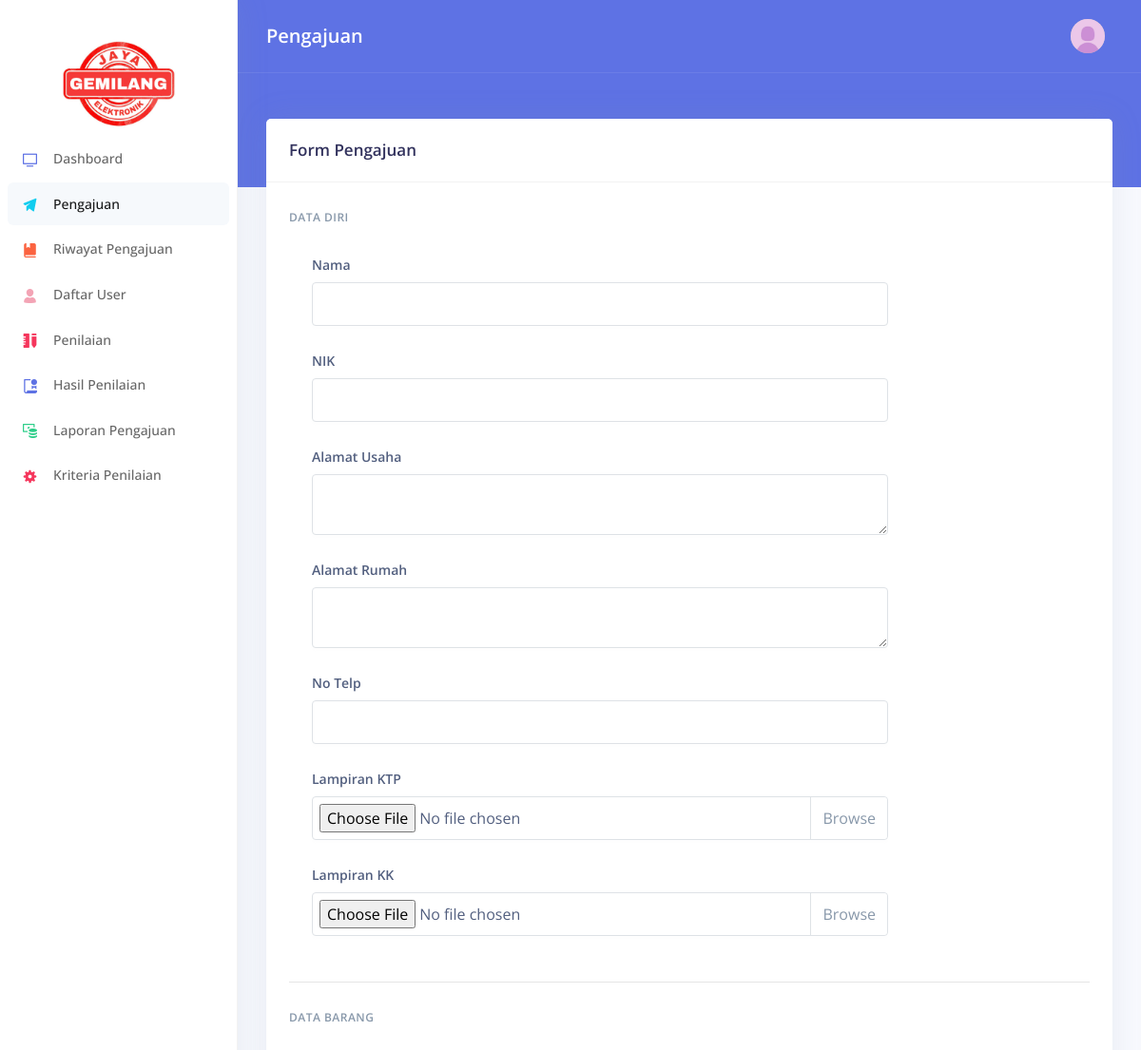
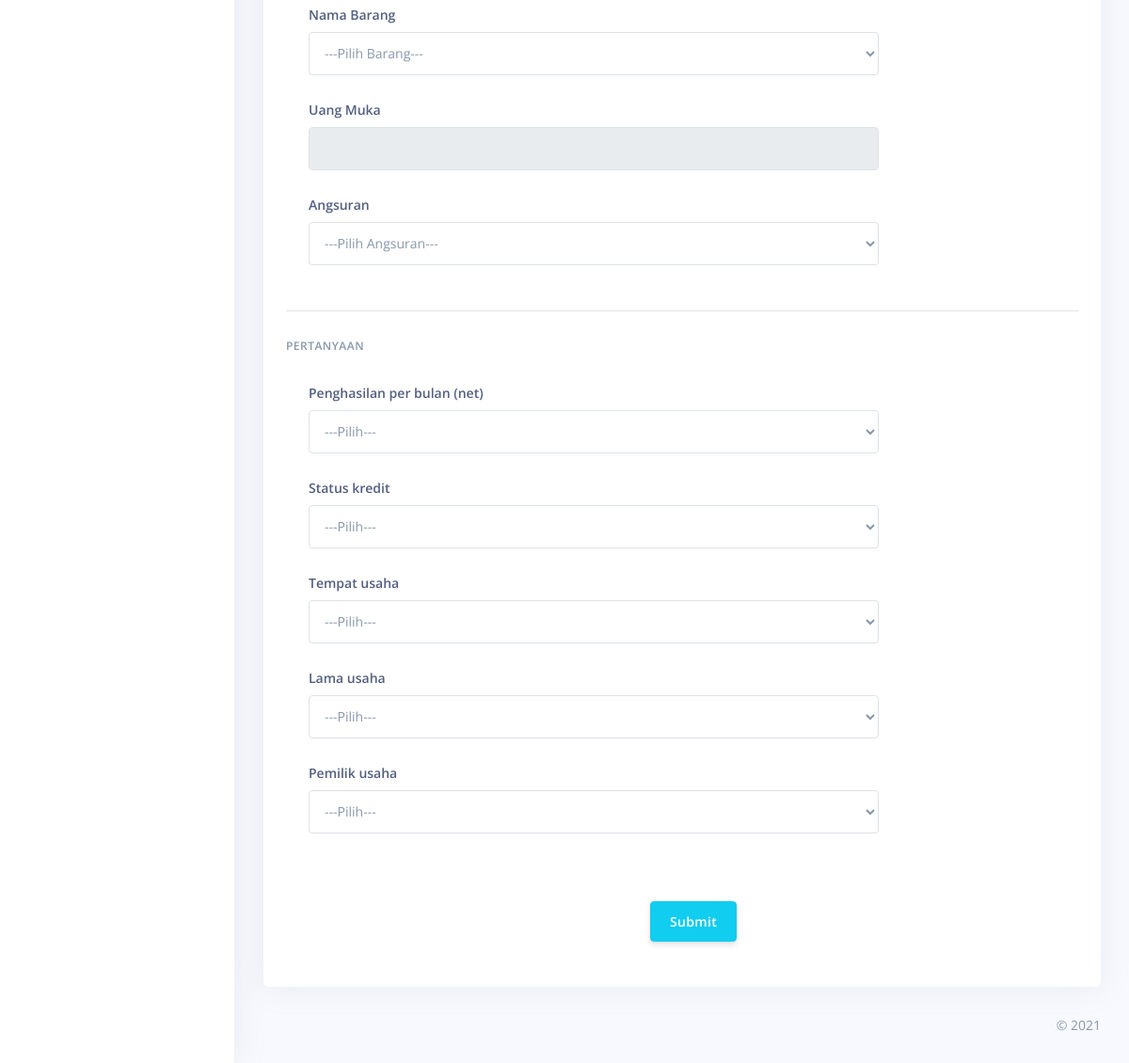
Screenshot of /index.php/submission with the database file from the repository (2 pictures, top to bottom).
### tables this page shows
CREATE TABLE `criteria` (
  `id` int(11) NOT NULL,
  `code` varchar(5) DEFAULT NULL,
  `desc` varchar(255) DEFAULT NULL,
  `updated_date` datetime DEFAULT NULL,
  `updated_by` varchar(255) DEFAULT NULL,
  `weight` int(11) DEFAULT NULL
);

### application/core/MY_Controller.php (called while the page is built, shortened)
<?php if (!defined('BASEPATH')) exit('No direct script access allowed');
class Core_Controller extends CI_Controller
{
  public function template($view = "", $title = "", $data = [])
  {
    $dta['content'] = $view;
    $dta['site_title'] = "Creditapp";
    $dta['site_subtitle'] = $title;
    $pass = array_merge($dta, $data);
    $this->load->view('template_v', $pass);
  }
}

### application/controllers/Submission.php (called while the page is built, shortened)
<?php
class Submission extends Core_Controller
{
  public function index()
  {
    $uid = $this->session->userdata('user_id');
    $data['criteria'] = $this->Criteria_m->getCriteria()->result_array();
    $data['criteria_index'] = $this->Criteria_m->getIndexCriteria()->result_array();
    $data['items'] = $this->Item_m->getItem()->result_array();
    $data['usr'] = $this->User_m->getUserById($uid)->row_array();
    $this->template("submission_v", "Pengajuan", $data);
  }
}

### index.php (called while the page is built, shortened)
<?php
require_once BASEPATH.'core/CodeIgniter.php';

### application/models/Criteria_m.php (called while the page is built, shortened)
<?php if (!defined('BASEPATH')) exit('No direct script access allowed');
class Criteria_m extends CI_Model
{
  public function getCriteria($id = "")
  {
    return $this->db->get("criteria");
  }
}

### application/views/submission_v.php (the view, shortened to what this page needs)
<div class="row">
  <div class="col-xl-12 order-xl-1">
    <div class="card">
      <div class="card-header">
        <div class="row align-items-center">
          <div class="col-8">
            <h3 class="mb-0">Form Pengajuan</h3>
          </div>
        </div>
      </div>
      <div class="card-body">
        <form action="<?= site_url('submission/submitsubmission') ?>" method="POST" enctype="multipart/form-data">
          <h6 class="heading-small text-muted mb-4">Data Diri</h6>
          <div class="pl-lg-4">
            <div class="row">
              <div class="col-lg-9">
                <div class="form-group">
                  <label class="form-control-label">Nama</label>
                  <input type="text" class="form-control" name="name" value="<?= $usr['fullname'] ?>" required>
                </div>
              </div>
            </div>
            <div class="row">
              <div class="col-lg-9">
                <div class="form-group">
                  <label class="form-control-label">NIK</label>
                  <input type="number" class="form-control" name="nik" required>
                </div>
              </div>
            </div>
            <div class="row">
              <div class="col-lg-9">
                <div class="form-group">
                  <label class="form-control-label">Alamat Usaha</label>
                  <textarea class="form-control" name="store_addr" required></textarea>
                </div>
              </div>
            </div>
            <div class="row">
              <div class="col-lg-9">
                <div class="form-group">
                  <label class="form-control-label">Alamat Rumah</label>
                  <textarea class="form-control" name="home_addr" required><?= $usr['address'] ?></textarea>
                </div>
              </div>
            </div>
            <div class="row">
              <div class="col-lg-9">
                <div class="form-group">
                  <label class="form-control-label">No Telp</label>
                  <input type="number" class="form-control" name="phone" value="<?= $usr['phone'] ?>" required>
                </div>
              </div>
            </div>
            <div class="row">
              <div class="col-lg-9">
                <div class="form-group">
                  <label class="form-control-label">Lampiran KTP</label>
                  <div class="custom-file">
                    <input type="file" class="custom-file-input" name="ktp" required>
                    <label class="custom-file-label">Select file</label>
                  </div>
                </div>
              </div>
            </div>
            <div class="row">
              <div class="col-lg-9">
                <div class="form-group">
                  <label class="form-control-label">Lampiran KK</label>
                  <div class="custom-file">
                    <input type="file" class="custom-file-input" name="kk" required>
                    <label class="custom-file-label">Select file</label>
                  </div>
                </div>
              </div>
            </div>
          </div>
          <hr class="my-4">
          <h6 class="heading-small text-muted mb-4">Data Barang</h6>
          <div class="pl-lg-4">
            <div class="row">
              <div class="col-md-9">
                <div class="form-group">
                  <label class="form-control-label">Nama Barang</label>
                  <select class="form-control" id="item" name="item" required>
                    <option value="">---Pilih Barang---</option>
                  </select>
                </div>
              </div>
            </div>
            <div class="row">
              <div class="col-md-9">
                <div class="form-group">
                  <label class="form-control-label">Uang Muka</label>
                  <input type="text" class="form-control" value="" name="dp" readonly id="dp">
                </div>
              </div>
            </div>
            <div class="row">
              <div class="col-md-9">
                <div class="form-group">
                  <label class="form-control-label">Angsuran</label>
                  <select class="form-control" id="installment" name="installment" required>
                    <option value="">---Pilih Angsuran---</option>
                  </select>
                </div>
              </div>
            </div>
          </div>
          <hr class="my-4">
          <h6 class="heading-small text-muted mb-4">Pertanyaan</h6>
          <div class="pl-lg-4">
            <?php foreach ((array)$criteria as $ky => $val) {
              $mx = 0; ?>
              <div class="row">
                <div class="col-md-9">
                  <div class="form-group">
                    <label class="form-control-label"><?= $val['desc'] ?></label>
                    <select class="form-control" id="criteria" name="criteria[]" required>
                      <option value="">---Pilih---</option>
                    </select>
                  </div>
                </div>
              </div>
            <?php } ?>
            <center>
              <button type="submit" class="btn btn-info mt-5">Submit</button>
            </center>
          </div>
      </div>
    </div>
  </div>
</div>

### rows the page displays
criteria: desc "Penghasilan per bulan (net)"
criteria: desc "Status kredit"
criteria: desc "Tempat usaha"
criteria: desc "Lama usaha"
criteria: desc "Pemilik usaha"

### other values shown
$site_subtitle "Pengajuan"
